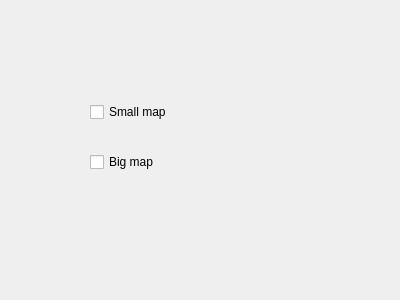
<?xml version="1.0" encoding="UTF-8"?>
<ui version="4.0">
 <class>Dialog</class>
 <widget class="QDialog" name="Dialog">
  <property name="geometry">
   <rect>
    <x>0</x>
    <y>0</y>
    <width>400</width>
    <height>300</height>
   </rect>
  </property>
  <property name="windowTitle">
   <string>Dialog</string>
  </property>
  <widget class="QCheckBox" name="smallMap">
   <property name="geometry">
    <rect>
     <x>90</x>
     <y>100</y>
     <width>85</width>
     <height>24</height>
    </rect>
   </property>
   <property name="text">
    <string>Small map</string>
   </property>
  </widget>
  <widget class="QCheckBox" name="bigMap">
   <property name="geometry">
    <rect>
     <x>90</x>
     <y>150</y>
     <width>85</width>
     <height>24</height>
    </rect>
   </property>
   <property name="text">
    <string>Big map</string>
   </property>
  </widget>
 </widget>
 <resources/>
 <connections/>
</ui>
